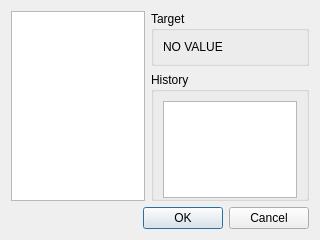
<?xml version="1.0" encoding="UTF-8"?>
<ui version="4.0">
 <class>ExperimentControlDialog</class>
 <widget class="QDialog" name="ExperimentControlDialog">
  <property name="geometry">
   <rect>
    <x>0</x>
    <y>0</y>
    <width>320</width>
    <height>240</height>
   </rect>
  </property>
  <property name="windowTitle">
   <string>Set target value</string>
  </property>
  <layout class="QHBoxLayout" name="horizontalLayout">
   <item>
    <layout class="QVBoxLayout" name="verticalLayout">
     <item>
      <layout class="QHBoxLayout" name="horizontalLayout_2">
       <item>
        <widget class="QListWidget" name="controlListWidget"/>
       </item>
       <item>
        <layout class="QVBoxLayout" name="verticalLayout_4">
         <item>
          <widget class="QGroupBox" name="groupBox">
           <property name="sizePolicy">
            <sizepolicy hsizetype="Preferred" vsizetype="Maximum">
             <horstretch>0</horstretch>
             <verstretch>0</verstretch>
            </sizepolicy>
           </property>
           <property name="title">
            <string>Target</string>
           </property>
           <layout class="QVBoxLayout" name="verticalLayout_2">
            <item>
             <widget class="ClickableLabel" name="targetValueLabel">
              <property name="toolTip">
               <string>Current value
Double click to change</string>
              </property>
              <property name="text">
               <string>NO VALUE</string>
              </property>
             </widget>
            </item>
            <item>
             <spacer name="verticalSpacer">
              <property name="orientation">
               <enum>Qt::Vertical</enum>
              </property>
              <property name="sizeHint" stdset="0">
               <size>
                <width>20</width>
                <height>40</height>
               </size>
              </property>
             </spacer>
            </item>
           </layout>
          </widget>
         </item>
         <item>
          <widget class="QGroupBox" name="historyGroupBox">
           <property name="toolTip">
            <string>History of target value changes for selectrd control</string>
           </property>
           <property name="title">
            <string>History</string>
           </property>
           <layout class="QVBoxLayout" name="verticalLayout_5">
            <property name="spacing">
             <number>0</number>
            </property>
            <property name="bottomMargin">
             <number>0</number>
            </property>
            <item>
             <widget class="QListWidget" name="historyListWidget">
              <property name="toolTip">
               <string>Latest values at top</string>
              </property>
              <property name="showDropIndicator" stdset="0">
               <bool>false</bool>
              </property>
             </widget>
            </item>
           </layout>
          </widget>
         </item>
        </layout>
       </item>
      </layout>
     </item>
     <item>
      <widget class="QDialogButtonBox" name="buttonBox">
       <property name="orientation">
        <enum>Qt::Horizontal</enum>
       </property>
       <property name="standardButtons">
        <set>QDialogButtonBox::Cancel|QDialogButtonBox::Ok</set>
       </property>
      </widget>
     </item>
    </layout>
   </item>
  </layout>
 </widget>
 <customwidgets>
  <customwidget>
   <class>ClickableLabel</class>
   <extends>QLabel</extends>
   <header>../server/clickablelabel.h</header>
  </customwidget>
 </customwidgets>
 <resources/>
 <connections>
  <connection>
   <sender>buttonBox</sender>
   <signal>accepted()</signal>
   <receiver>ExperimentControlDialog</receiver>
   <slot>accept()</slot>
   <hints>
    <hint type="sourcelabel">
     <x>248</x>
     <y>254</y>
    </hint>
    <hint type="destinationlabel">
     <x>157</x>
     <y>274</y>
    </hint>
   </hints>
  </connection>
  <connection>
   <sender>buttonBox</sender>
   <signal>rejected()</signal>
   <receiver>ExperimentControlDialog</receiver>
   <slot>reject()</slot>
   <hints>
    <hint type="sourcelabel">
     <x>316</x>
     <y>260</y>
    </hint>
    <hint type="destinationlabel">
     <x>286</x>
     <y>274</y>
    </hint>
   </hints>
  </connection>
 </connections>
</ui>
